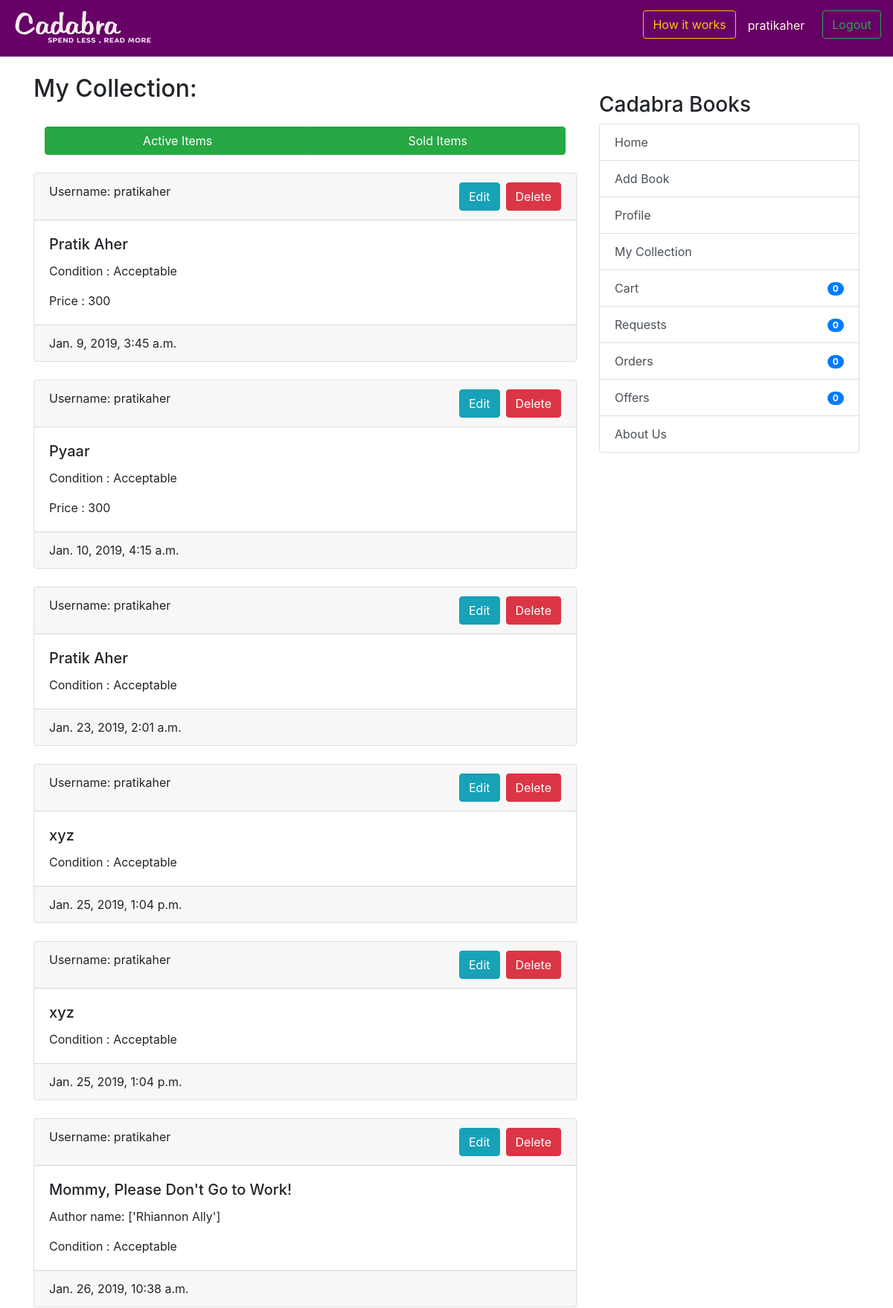
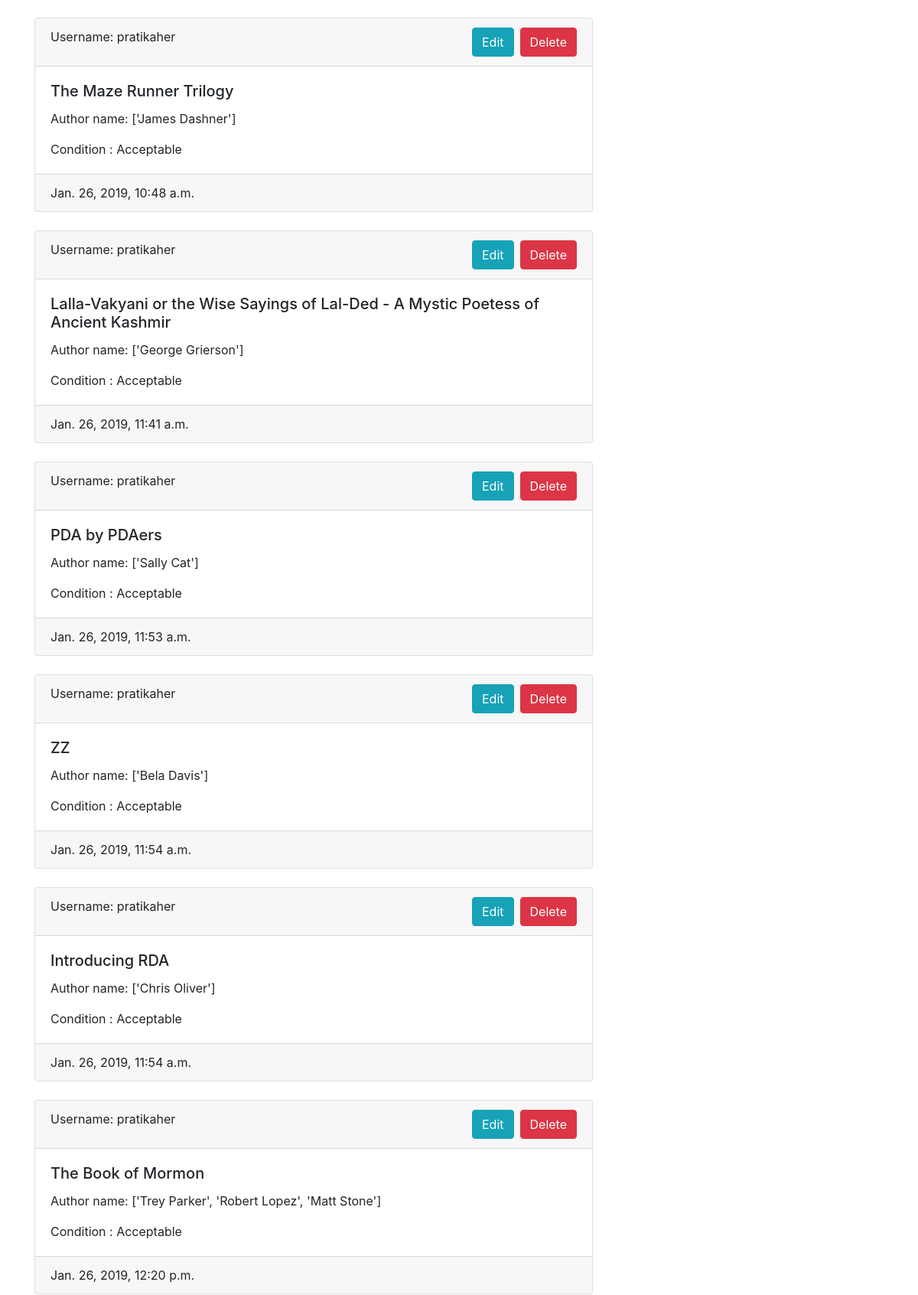
The app's page /userbooks/ (signed in, upper part) with its own data (2 pictures, top to bottom).
### coreapp/models.py (models this page shows, shortened)
class Book(models.Model):
    user = models.ForeignKey(User, on_delete=models.CASCADE, null=True)
    book_name = models.CharField(
        max_length=100, help_text="We only deal with original books with ISBN codes, pirated books will not be accepted.")
    author_name = models.CharField(max_length=100, blank=True, null=True)
    description = models.CharField(max_length=2000, blank=True, null=True)
    price = models.IntegerField(
        null=True, blank=True, help_text="We would be deducting 20 rupees from item price for delivery purposes.")
    sell_or_exchange = models.CharField(
        max_length=100, choices=BUY_OR_EXCHANGE, default='Exchange', help_text="By adding items to exchange you can make requests to other users for exchange.")
    condition = models.CharField(
        max_length=100, choices=CONITION_CHOICES, default='Acceptable')
    created_at = models.DateTimeField(auto_now_add=True)
    image_url = models.CharField(max_length=500,blank=True,null=True)
    class Meta:
        verbose_name = 'Book'
        verbose_name_plural = 'Books'

### coreapp/views.py (the view)
# urls.py: path('userbooks/', views.UserBookListView.as_view(),name='userbooks'),
class UserBookListView(LoginRequiredMixin, generic.ListView):
    model = Book
    template_name = 'user_books_list_entries.html'
    context_object_name = 'books'
    ordering = ['-created_at']
    def get_queryset(self):
        collection_items = UserCollection.objects.get(
            owner=self.request.user.profile)
        return collection_items.books.exclude(id__in=ordered_books).exclude(
            id__in=requester_books).exclude(id__in=offerrer_books)

### nofapapp/context_processors.py (called while the page is built)
def add_variable_to_context(request):
    if request.user.id:
        orderitems = Order.objects.get(owner=request.user.profile)
        return {
            'requestscount': Requests.objects.filter(requester=request.user).count(),
            'offercount' : Requests.objects.filter(offerrer=request.user).count(),
            'orderscount': Transaction.objects.filter(Q(offerrer=request.user) | Q(requester=request.user)).count()+FinalBuyOrder.objects.filter(user=request.user).count(),
            'cartitemscount': orderitems.items.count(),
            'addresscheck': get_object_or_404(ShippingAddress, profile=get_object_or_404(Profile, user=request.user)).address1,
            }
    else:
        return {}

### templates/user_books_list_entries.html (shortened to what this page needs)
{% extends 'base.html' %}
{% block content %}
<h2 >My Collection:</h2>
<br/>
<div class="btn-group container-fluid">
    <a href="{% url 'coreapp:userbooks' %}" class="btn btn-success">Active Items</a>
    <a href="{% url 'coreapp:sold-books' %}" class="btn btn-success">Sold Items</a>
</div>
<br/>
<br/>
{% if books %}
{% for book in books %}
<div class="card text-left">
    <div class="card-header">
        Username: {{ book.user.username }}
        <a href="{% url 'coreapp:post-delete' book.id %}" class="btn btn-danger float-right">Delete</a>
        <a href="{% url 'coreapp:post-update' book.id %}" class="mr-2 btn btn-info float-right" >Edit</a>
    </div>
    <div class="card-body">
        <div class="d-flex justify-content-between">
                <div>
        <h5 class="card-title">{{ book.book_name }}</h5>
        {% if book.author_name %}
        <p class="card-text">Author name: {{ book.author_name }}</p>
        {% endif %}
        <p class="card-text">Condition : {{ book.condition }} </p>
        {% if book.price %}
        <p class="card-text">Price : {{ book.price }} </p>
        {% endif %}
        </div>
        </div>
        </div>
    <div class="card-footer text-mutxed">
        {{ book.created_at }}
    </div>
</div>
{% endfor %}
{% endif %}
{% endblock %}

### templates/base.html (shortened to what this page needs)
{% load static %}
<!doctype html>
<html lang="en">
  <head>
    <link rel="stylesheet" href="https://stackpath.bootstrapcdn.com/bootstrap/4.2.1/css/bootstrap.min.css"
>
  </head>
  <body>
    <header class="site-header">
<nav class="navbar navbar-expand-lg navbar-dark" style="background-color: #660066;">
  <a class="navbar-brand" href="{% url 'coreapp:list_entries' %}">
      <img src="{% static 'img/cadabra.png' %}" alt="Logo" style="width:190px;height:50px" >
    </a>
  <div class="collapse navbar-collapse" id="navbarSupportedContent">
    <ul class="navbar-nav ml-auto">
      {% if user.is_authenticated %}
      <li>
        <button class="btn btn-outline-warning mr-3" data-toggle="modal" data-target="#illustration">How it works</a>
      </li>
      <li>
        <p class="mr-3 mt-2" style="color:cornsilk;">{{ user.username }}</p>
      </li>
      <li><a class="btn btn-outline-success ml-2 my-2 my-sm-0" href="{% url 'logout'%}">Logout</a></li>
        {% else %}
      <li><a href="{% url 'login' %}" class="btn btn-outline-success">Login</a></li>
      <li><a href="{% url 'coreapp:signup' %}" class="btn btn-primary ml-2">Sign up</a></li>
      {% endif %}
    </ul>
  </div>
</nav>
  </header>
  <br/>
    <div class="container">
      <div class="row justify-content-center">
        <div class="col-8">
          {% block content %}
          {% endblock %}
        </div>
        {% if user.is_authenticated %}
                <div class="col-md-4">
                  <div class="content-section">
                    <br/>
                    <h3>Cadabra Books</h3>
                      <ul class="list-group">
                        <a class="list-group-item list-group-item-action" href="{% url 'coreapp:list_entries' %}" > Home </a>
                        <a class="list-group-item list-group-item-action" href="{% url 'coreapp:new_entry' %}" > Add Book</a>
                        <a class="list-group-item list-group-item-action" href="{% url 'coreapp:profile' %}" >Profile</a>
                        <a class="list-group-item list-group-item-action" href="{% url 'coreapp:userbooks' %}" >My Collection</a>
                        <a class="list-group-item list-group-item-action" href="{% url 'cart:cart_items' %}" >Cart<span class="badge badge-primary badge-pill float-right mt-1">{{ cartitemscount }}</span> </a>
                        <a class="list-group-item list-group-item-action" href="{% url 'transaction:requests_view' %}" >Requests<span class="badge badge-primary badge-pill float-right mt-1">{{ requestscount }}</span></a>
                        <a class="list-group-item list-group-item-action" href="{% url 'transaction:orders_view' %}" >Orders <span class="badge badge-primary badge-pill float-right mt-1">{{ orderscount }}</span></a>
                        <a class="list-group-item list-group-item-action" href="{% url 'transaction:offers_view' %}" >Offers <span class="badge badge-primary badge-pill float-right mt-1">{{ offercount }}</span></a>
                        <a class="list-group-item list-group-item-action" href="{% url 'coreapp:aboutus' %}">About Us</a>
                      </ul>
                      <br/>
                  </div>
                </div>
                {% endif %}
      </div>
    </div>
</body>
</html>

### records on screen
Book: user.username "pratikaher", book_name "Pratik Aher", condition "Acceptable", price "300", created_at "Jan. 9, 2019, 3:45 a.m."
Book: user.username "pratikaher", book_name "Pyaar", condition "Acceptable", price "300", created_at "Jan. 10, 2019, 4:15 a.m."
Book: user.username "pratikaher", book_name "Pratik Aher", condition "Acceptable", created_at "Jan. 23, 2019, 2:01 a.m."
Book: user.username "pratikaher", book_name "xyz", condition "Acceptable", created_at "Jan. 25, 2019, 1:04 p.m."
Book: user.username "pratikaher", book_name "xyz", condition "Acceptable", created_at "Jan. 25, 2019, 1:04 p.m."
Book: user.username "pratikaher", book_name "Mommy, Please Don't Go to Work!", author_name "['Rhiannon Ally']", condition "Acceptable", created_at "Jan. 26, 2019, 10:38 a.m."
Book: user.username "pratikaher", book_name "The Maze Runner Trilogy", author_name "['James Dashner']", condition "Acceptable", created_at "Jan. 26, 2019, 10:48 a.m."
Book: user.username "pratikaher", book_name "Lalla-Vakyani or the Wise Sayings of Lal-Ded - A Mystic Poetess of Ancient Kashmir", author_name "['George Grierson']", condition "Acceptable", created_at "Jan. 26, 2019, 11:41 a.m."
Book: user.username "pratikaher", book_name "PDA by PDAers", author_name "['Sally Cat']", condition "Acceptable", created_at "Jan. 26, 2019, 11:53 a.m."
Book: user.username "pratikaher", book_name "ZZ", author_name "['Bela Davis']", condition "Acceptable", created_at "Jan. 26, 2019, 11:54 a.m."
Book: user.username "pratikaher", book_name "Introducing RDA", author_name "['Chris Oliver']", condition "Acceptable", created_at "Jan. 26, 2019, 11:54 a.m."
Book: user.username "pratikaher", book_name "The Book of Mormon", author_name "['Trey Parker', 'Robert Lopez', 'Matt Stone']", condition "Acceptable", created_at "Jan. 26, 2019, 12:20 p.m."

### other values on screen
{{ user.username }} "pratikaher"
{{ cartitemscount }} "0"
{{ requestscount }} "0"
{{ orderscount }} "0"
{{ offercount }} "0"
